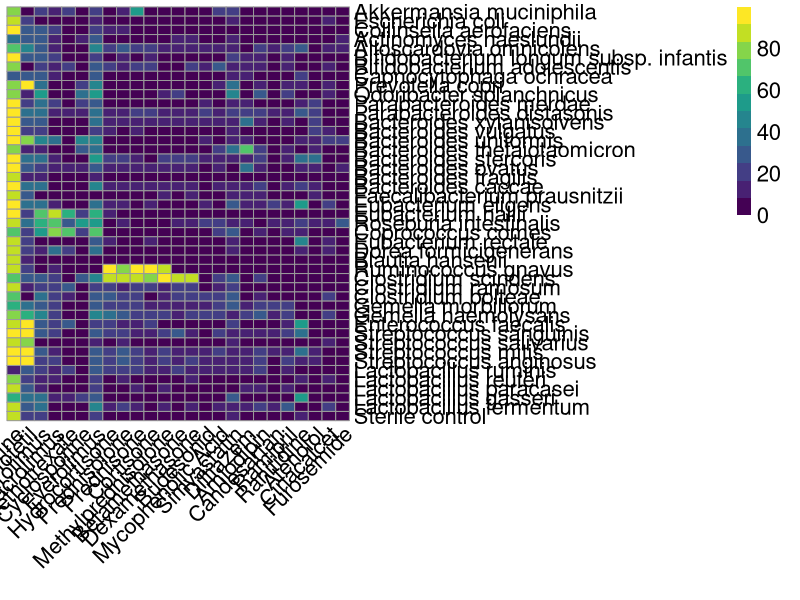
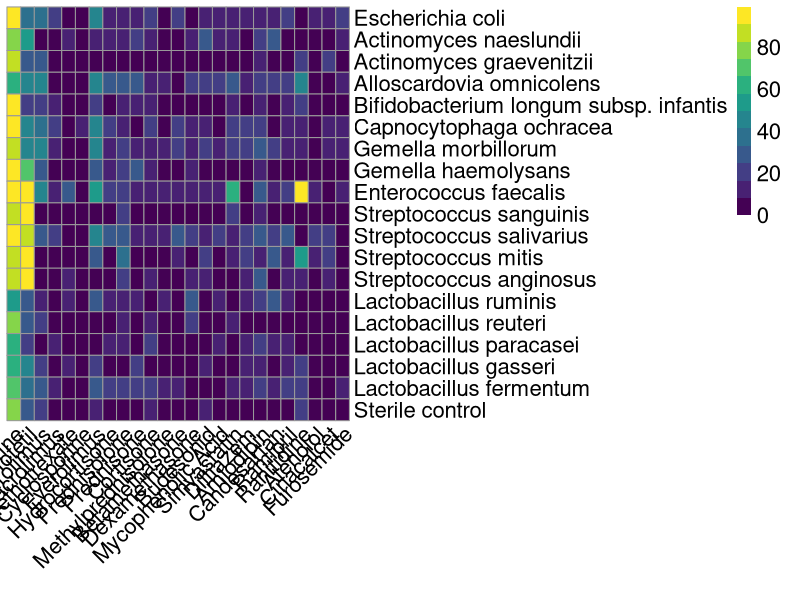

Write the R code that produced these figures, in order.
library(tidyverse)
library(readxl)
library(pheatmap)
library(data.table)
library(here)

for (id in c("SS_AA", "SS_MA")) {
    if (id == "SS_MA") {
        uniq_min_df_to_plot <- read_xlsx(here('data/Supp_Tables_STM_240209.xlsx'), sheet = 14, skip = 2)
    } else {
        uniq_min_df_to_plot <- read_xlsx(here('data/Supp_Tables_STM_240209.xlsx'), sheet = 13, skip = 2)
    }

    uniq_min_df_to_plot <- uniq_min_df_to_plot %>%
        select(Strain, Drug, FC) %>%
        rename(Sample = Strain) %>%
        mutate(Sample = ifelse(Sample == 'Actinomyces naeslundi', "Actinomyces naeslundii", Sample)) %>%
        identity()

    #### ADJUSTING DF FOT PLOTTING HEATMAP
    # uniq_min_df_to_plot <- uniq_min_df_to_plot %>% rename(Sample = abb_strain_name)
    # uniq_min_df_to_plot = subset(unique(uniq_min_df_to_plot))
    perc_degr_tmp <- uniq_min_df_to_plot
    uniq_min_df_to_plot$Sample[grepl('Control_', uniq_min_df_to_plot$Sample)] = 'Sterile control'
    uniq_min_df_to_plot <- uniq_min_df_to_plot %>% group_by(Drug, Sample) %>% summarize(FC = median(FC), .groups = "drop")

    uniq_min_df_to_plot$Drug <- factor(uniq_min_df_to_plot$Drug, levels = c("Azathioprine", "Mycophenolate Mofetil", "Sirolimus", "Tacrolimus",
        "Methotrexate", "Cyclosporine", "Everolimus", "Hydrocortisone", "Prednisolone", "Prednisone", "Cortisone",
        "Methylprednisolone", "Betamethasone", "Dexamethasone", "Budesonid", "Mycophenolic Acid",
        "Simvastatin", "Diltiazem", "Amlodipin", "Candesartan", "Ramipril", "Ranitidine", "Atenolol", "Cinacalcet", "Furosemide", "IS_WARFARIN", "IS_CAFFEINE", "IS_IPRIFLAVONE", "IS_LISINOPRIL", "IS_SULFAMETHOXAZOLE"))

    uniq_min_df_to_plot$Sample <- factor(uniq_min_df_to_plot$Sample, levels = c(unique(uniq_min_df_to_plot$Sample)[unique(uniq_min_df_to_plot$Sample) != "Sterile control"], "Sterile control"))

    uniq_min_df_to_plot <- as.data.table(uniq_min_df_to_plot)
    uniq_min_df_to_plot[FC > 1, FC := 1]
    uniq_min_df_to_plot[, Perc_degr := (100 - (FC * 100))]
    uniq_min_df_to_plot[, FC := NULL]

    perc_degr_tmp <- as.data.table(perc_degr_tmp)
    perc_degr_tmp[FC > 1, FC := 1]
    perc_degr_tmp[, Perc_degr := (100 - (FC * 100))]
    perc_degr_tmp[, FC := NULL]

    cast_heat_data = dcast(uniq_min_df_to_plot[, .(Sample, Drug, Perc_degr)], Sample ~ Drug, value.var = "Perc_degr")

    setDF(cast_heat_data)
    rownames(cast_heat_data) = cast_heat_data$Sample
    cast_heat_data = cast_heat_data[, -c(1)]

    # remove IS drugs
    interesting_drugs <- grep("IS_", colnames(cast_heat_data), fixed = T, invert = T, value = T)
    cast_heat_data_red <- cast_heat_data[, colnames(cast_heat_data) %in% interesting_drugs]
    rownames(cast_heat_data_red) <- str_replace_all(rownames(cast_heat_data_red), "  ", " ")
    # cast_heat_data_red <- left_join(
    if (str_detect(id, "MA")) {
        bla <- read_tsv(here('data/itol_tree_leaf_order_MA.txt'), col_names = F)
    } else if (str_detect(id, "AA")) {
        bla <- read_tsv(here('data/itol_tree_leaf_order_AA.txt'), col_names = F)
    }
    cast_heat_data_red <- inner_join(
        bla %>%
            # mutate(X1 = map_chr(X1, \(x){
            #     a <- str_split(x, " ")[[1]][1]
            #     a <- str_split(a, "")[[1]][1]
            #     a <- str_to_upper(a)
            #     b <- str_split(x, " ")[[1]][2]
            #     return(str_c(a, ". ", b, sep = ''))
            # })) %>%
            identity() %>%
            rbind(., data.frame(X1 = "Sterile control")) %>%
            rename(species = X1) %>%
            mutate(species = ifelse(species == 'B. longum', "B. longum subsp. infantis", species)),
        cast_heat_data_red %>%
            rownames_to_column('species') %>%
            # mutate(species = ifelse(species == 'A. naeslundi', "A. naeslundii", species)) %>%
            as_tibble()
    ) %>%
        column_to_rownames('species') %>%
        as.data.frame() %>%
        as.matrix()


    library(viridis)
    # pdf("/g/scb/zeller/karcher/PRISMA/plots/AAAKVT7HR/Heatmap_SS_MA.pdf", width = 19, height = 14)
    if (id == "SS_MA") {
        # pdf(str_c("/g/scb/zeller/karcher/PRISMA/plots/AAAKVT7HR/Heatmap_", id, ".pdf"), width = 19, height = 7)
        pdf(here('results/plots/', str_c('Heatmap_', id, '_degradation.pdf')), width = 19, height = 7)
    } else if (id == "SS_AA") {
        # pdf(str_c("/g/scb/zeller/karcher/PRISMA/plots/AAAKVT7HR/Heatmap_", id, ".pdf"), width = 19, height = 14)
        pdf(here('results/plots/', str_c('Heatmap_', id, '_degradation.pdf')), width = 19, height = 14)
    } else {
        asdadad
    }

    pheatmap(cast_heat_data_red, cluster_rows = F, cluster_cols = F, angle_col = 45, fontsize = 16, color = viridis(12))
    dev.off()

}
